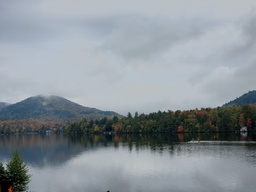
#> input picture 20211003_134230.jpg, 256 x 192 px, shrunk from 1249 x 937 before the run
$ python dither.py
#> lines starting #> are read from the running program, lines starting #| are printed output that depends on the picture
import numpy as np
from PIL import Image
from matplotlib import image
from matplotlib import pyplot

def generate_palette(image, k):
    return

def closest_value(im_source, palette):
    new_image = np.zeros((len(im_source), len(im_source[0])))
#> new_image: shape (192, 256) float64; every value is 0
    for i in range(len(im_source)):
        for j in range(len(im_source[0])):
            val = np.argmin(abs(im_source[i][j] - palette))
            new_image[i][j] = palette[val]
    return new_image

def floyd_steinberg(im_source, palette):
    new_image = np.zeros((len(im_source), len(im_source[0])))
    errors = np.zeros((len(im_source), len(im_source[0])))
    for i in range(1,len(im_source)-1):
        for j in range(1,len(im_source[0])-1):
            val = np.argmin(abs(im_source[i][j] - palette + errors[i][j]))
            err = (im_source[i][j] - palette[val])/16
            errors[i][j+1] = 7*err
            errors[i+1][j-1] = 1*err
            errors[i+1][j] = 5*err
            errors[i+1][j+1] = 3*err
            new_image[i][j] = palette[val]
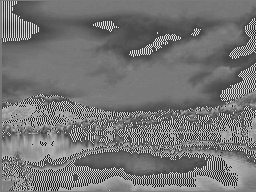
#> errors: shape (192, 256) float64; min -21, max 22.31, mean -1.2; drawn with min black and max white
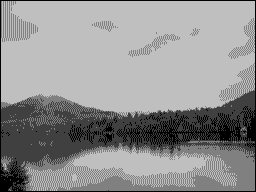
#> new_image: shape (192, 256) float64; min 0, max 191, mean 144.9
    return new_image

def bayer_dithering(im_source, palette):
    # bayer_matrix = np.array([[0, 8, 2, 10], [12, 4, 14, 6], [3, 11, 1, 9], [15, 7, 13, 5]])/16
    bayer_matrix = np.array([
    [0, 32, 8, 40, 2, 34, 10, 42],
    [48, 16, 56, 24, 50, 18, 58, 26],
    [12, 44, 4, 36, 14, 46, 6, 38],
    [60, 28, 52, 20, 62, 30, 54, 22],
    [3, 35, 11, 43, 1, 33, 9, 41],
    [51, 19, 59, 27, 49, 17, 57, 25],
    [15, 47, 7, 39, 13, 45, 5, 37],
    [63, 31, 55, 23, 61, 29, 53, 21]
    ])/64
    new_image = np.zeros((len(im_source), len(im_source[0])))
    for i in range(1,len(im_source)-1):
        for j in range(1,len(im_source[0])-1):
            new_color = im_source[i][j] + 8*bayer_matrix[i%8][j%8]
            val = np.argmin(abs(new_color - palette))
            new_image[i][j] = palette[val]
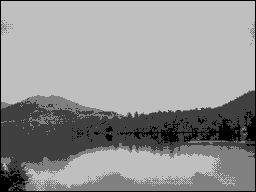
#> new_image: shape (192, 256) float64; min 0, max 191, mean 148.3
    return new_image

def whitenoise_dithering(im_source, palette):
    new_image = np.zeros((len(im_source), len(im_source[0])))
    for i in range(1,len(im_source)-1):
        for j in range(1,len(im_source[0])-1):
            new_color = im_source[i][j] -10 + 20*np.random.rand(1,1)
            val = np.argmin(abs(new_color - palette))
            new_image[i][j] = palette[val]
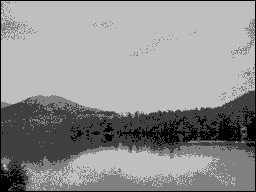
#> new_image: shape (192, 256) float64; min 0, max 191, mean 145.5
    return new_image

image = np.array(Image.open('20211003_134230.jpg').convert('L'))

palette = np.round(np.linspace(0, 255, 5))

# closest value mapping
CV_image = closest_value(image, palette)

# Floyd-Steinberg dithering
FS_image = floyd_steinberg(image, palette)

# Bayer dithering / ordered dithering
OD_image = bayer_dithering(image, palette)

# Gaussian noise
WN_image = whitenoise_dithering(image, palette)

pyplot.imsave("outputs/greyscale.png", image, cmap='Greys_r')
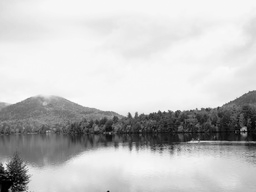
#> saved as greyscale.png: shape (192, 256, 3); min 0, max 255, mean 196.2
pyplot.imsave("outputs/closest_value.png", CV_image, cmap='Greys_r')
pyplot.imsave("outputs/floyd_steinberg.png", FS_image, cmap='Greys_r')
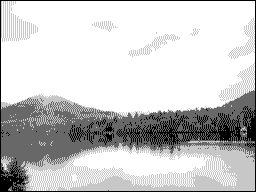
#> saved as floyd_steinberg.png: shape (192, 256, 3); min 0, max 255, mean 201.4
pyplot.imsave("outputs/ordered_dithering.png", OD_image, cmap='Greys_r')
pyplot.imsave("outputs/whitenoise_dithering.png", WN_image, cmap='Greys_r')
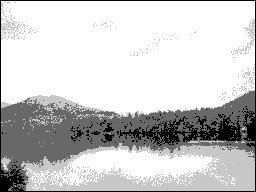
#> saved as whitenoise_dithering.png: shape (192, 256, 3); min 0, max 255, mean 201.8
